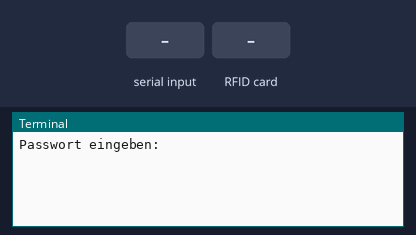
Recording of a program running on a simulated Raspberry Pi (header pin numbers). On the bench: the last lines printed to the terminal. The inputs (shaded band) are chosen by the test bench. The RFID card's data blocks start empty. At 2.8 s the program stops and its outputs stay as they are.

Above: at 1.2 s.
1.3 s: "1" typed at the terminal, then Enter
At 1.8 s:
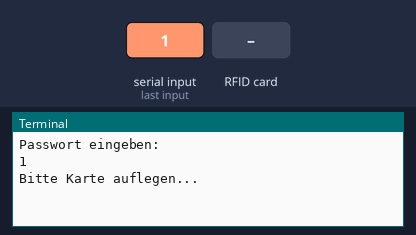
2.8 s: RFID card 5E 7A 19 C4 held to the reader
At 3.8 s:
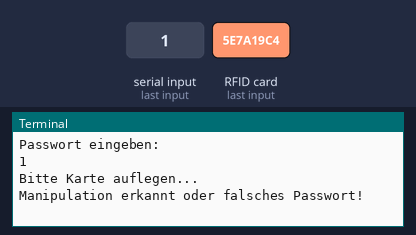

Measured:
- after the input at 1.3 s, the terminal: prints a new line at once (image 1)
- after the input at 2.8 s, the terminal: prints a new line at once (image 2)

The program:

read_encrypted.py
```python
import hashlib
import hmac
import base64
from mfrc522 import SimpleMFRC522
import RPi.GPIO as GPIO

reader = SimpleMFRC522()

def derive_key(password, salt):
    return hashlib.pbkdf2_hmac('sha256', password.encode(), salt, 100_000)

def xor_decrypt(data, key):
    return bytes([b ^ key[i % len(key)] for i, b in enumerate(data)])

try:
    password = input("Passwort eingeben: ")

    print("Bitte Karte auflegen...")
    id, raw = reader.read()
    decoded = base64.b64decode(raw.strip())

    salt = decoded[:8]
    mac_received = decoded[8:16]
    encrypted = decoded[16:]

    key = derive_key(password, salt)

    # HMAC pruefen
    mac_expected = hmac.new(key, encrypted, hashlib.sha256).digest()[:8]
    if mac_received != mac_expected:
        print("Manipulation erkannt oder falsches Passwort!")
    else:
        decrypted = xor_decrypt(encrypted, key)
        print("Karten-ID:", id)
        print("Entschluesselter Text:", decrypted.decode())
except Exception as e:
    print("Fehler beim Entschluesseln:", e)
finally:
    GPIO.cleanup()
```
